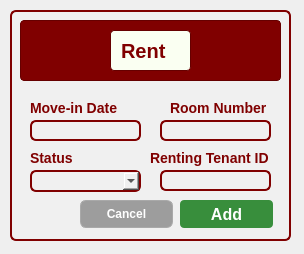
<?xml version="1.0" encoding="UTF-8"?>
<ui version="4.0">
 <class>Dialog</class>
 <widget class="QDialog" name="Dialog">
  <property name="geometry">
   <rect>
    <x>0</x>
    <y>0</y>
    <width>304</width>
    <height>254</height>
   </rect>
  </property>
  <property name="windowTitle">
   <string>Dialog</string>
  </property>
  <widget class="QFrame" name="frame">
   <property name="geometry">
    <rect>
     <x>10</x>
     <y>10</y>
     <width>281</width>
     <height>231</height>
    </rect>
   </property>
   <property name="styleSheet">
    <string notr="true">background-color: rgb(240, 240, 240);
border: 2px solid #800000;
border-radius: 6px;
</string>
   </property>
   <property name="frameShape">
    <enum>QFrame::StyledPanel</enum>
   </property>
   <property name="frameShadow">
    <enum>QFrame::Raised</enum>
   </property>
   <widget class="QFrame" name="frame_3">
    <property name="geometry">
     <rect>
      <x>10</x>
      <y>10</y>
      <width>261</width>
      <height>61</height>
     </rect>
    </property>
    <property name="styleSheet">
     <string notr="true">background-color: #800000;  /* Maroon background */
                border: 1px solid #660000;  /* Darker maroon border */
                border-radius: 4px;
                padding: 5px;
                font-family: 'Times New Roman', serif;  /* Formal font */
                font-size: 14px;
                color: white;</string>
    </property>
    <property name="frameShape">
     <enum>QFrame::StyledPanel</enum>
    </property>
    <property name="frameShadow">
     <enum>QFrame::Raised</enum>
    </property>
    <widget class="QLabel" name="label_2">
     <property name="geometry">
      <rect>
       <x>90</x>
       <y>10</y>
       <width>81</width>
       <height>41</height>
      </rect>
     </property>
     <property name="styleSheet">
      <string notr="true">background-color: rgb(250, 255, 242);
border: 1px solid #660000;
border-radius: 4px;
padding: 5px;
font-family: 'Cal Sans', sans-serif;
font-weight: 700;
font-style: normal;
font-size: 20px;
color: #800000;
text-align: center;
vertical-align: middle;

</string>
     </property>
     <property name="text">
      <string>Rent</string>
     </property>
    </widget>
   </widget>
   <widget class="QLineEdit" name="RoomNumberLineEdit">
    <property name="geometry">
     <rect>
      <x>150</x>
      <y>110</y>
      <width>111</width>
      <height>21</height>
     </rect>
    </property>
   </widget>
   <widget class="QLabel" name="label_3">
    <property name="geometry">
     <rect>
      <x>160</x>
      <y>90</y>
      <width>101</width>
      <height>16</height>
     </rect>
    </property>
    <property name="styleSheet">
     <string notr="true">background: none;
    border: none;
    color: #800000;
    font-family: 'Cal Sans', sans-serif;
    font-weight: 700;
    font-style: normal;
    font-size: 14px;</string>
    </property>
    <property name="text">
     <string>Room Number</string>
    </property>
   </widget>
   <widget class="QPushButton" name="AddpushButton">
    <property name="geometry">
     <rect>
      <x>170</x>
      <y>190</y>
      <width>93</width>
      <height>28</height>
     </rect>
    </property>
    <property name="styleSheet">
     <string notr="true">background-color: #388E3C; /* Darker green */
color: white;
font-family: &quot;Cal Sans&quot;, sans-serif;
font-weight: 700; /* Bold */
font-size: 16px;
border: none;
border-radius: 4px;
padding: 6px 12px;
</string>
    </property>
    <property name="text">
     <string>Add</string>
    </property>
   </widget>
   <widget class="QPushButton" name="CancelpushButton">
    <property name="geometry">
     <rect>
      <x>70</x>
      <y>190</y>
      <width>93</width>
      <height>28</height>
     </rect>
    </property>
    <property name="styleSheet">
     <string notr="true">background: rgb(157, 157, 157);
color: white;
font-family: 'Cal Sans', sans-serif;
font-weight: 500;
font-style: normal;
font-size: 12px;
border: 1px solid rgb(169, 169, 169);
</string>
    </property>
    <property name="text">
     <string>Cancel</string>
    </property>
   </widget>
   <widget class="QLineEdit" name="RentingTenantIDLineEdit">
    <property name="geometry">
     <rect>
      <x>150</x>
      <y>160</y>
      <width>111</width>
      <height>21</height>
     </rect>
    </property>
   </widget>
   <widget class="QLabel" name="label_4">
    <property name="geometry">
     <rect>
      <x>140</x>
      <y>140</y>
      <width>131</width>
      <height>16</height>
     </rect>
    </property>
    <property name="styleSheet">
     <string notr="true">background: none;
    border: none;
    color: #800000;
    font-family: 'Cal Sans', sans-serif;
    font-weight: 700;
    font-style: normal;
    font-size: 14px;</string>
    </property>
    <property name="text">
     <string>Renting Tenant ID</string>
    </property>
   </widget>
   <widget class="QLabel" name="label_5">
    <property name="geometry">
     <rect>
      <x>20</x>
      <y>90</y>
      <width>111</width>
      <height>16</height>
     </rect>
    </property>
    <property name="styleSheet">
     <string notr="true">background: none;
    border: none;
    color: #800000;
    font-family: 'Cal Sans', sans-serif;
    font-weight: 700;
    font-style: normal;
    font-size: 14px;</string>
    </property>
    <property name="text">
     <string>Move-in Date</string>
    </property>
   </widget>
   <widget class="QLineEdit" name="MoveInDateLineEdit">
    <property name="geometry">
     <rect>
      <x>20</x>
      <y>110</y>
      <width>111</width>
      <height>21</height>
     </rect>
    </property>
   </widget>
   <widget class="QLabel" name="label_10">
    <property name="geometry">
     <rect>
      <x>20</x>
      <y>140</y>
      <width>111</width>
      <height>16</height>
     </rect>
    </property>
    <property name="styleSheet">
     <string notr="true">background: none;
    border: none;
    color: #800000;
    font-family: 'Cal Sans', sans-serif;
    font-weight: 700;
    font-style: normal;
    font-size: 14px;</string>
    </property>
    <property name="text">
     <string>Status</string>
    </property>
   </widget>
   <widget class="QComboBox" name="MoveStatuscomboBox">
    <property name="geometry">
     <rect>
      <x>20</x>
      <y>160</y>
      <width>111</width>
      <height>22</height>
     </rect>
    </property>
   </widget>
  </widget>
 </widget>
 <resources/>
 <connections/>
</ui>
